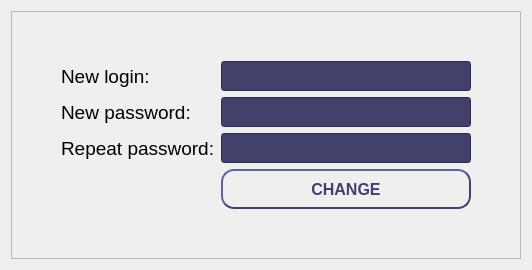
                <widget class="QWidget" name="registration">
                 <attribute name="title">
                  <string>Change password</string>
                 </attribute>
                 <layout class="QHBoxLayout" name="horizontalLayout_53">
                  <item>
                   <widget class="QFrame" name="registration_frame">
                    <property name="frameShape">
                     <enum>QFrame::StyledPanel</enum>
                    </property>
                    <property name="frameShadow">
                     <enum>QFrame::Raised</enum>
                    </property>
                    <layout class="QHBoxLayout" name="horizontalLayout_54">
                     <item>
                      <spacer name="horizontalSpacer_23">
                       <property name="orientation">
                        <enum>Qt::Horizontal</enum>
                       </property>
                       <property name="sizeHint" stdset="0">
                        <size>
                         <width>40</width>
                         <height>20</height>
                        </size>
                       </property>
                      </spacer>
                     </item>
                     <item>
                      <layout class="QGridLayout" name="gridLayout_15">
                       <item row="2" column="0">
                        <widget class="QLabel" name="lbl_new_password">
                         <property name="font">
                          <font>
                           <pointsize>14</pointsize>
                          </font>
                         </property>
                         <property name="text">
                          <string>New password:</string>
                         </property>
                        </widget>
                       </item>
                       <item row="3" column="1">
                        <widget class="QLineEdit" name="led_repeat_password">
                         <property name="minimumSize">
                          <size>
                           <width>250</width>
                           <height>30</height>
                          </size>
                         </property>
                         <property name="maximumSize">
                          <size>
                           <width>16777215</width>
                           <height>30</height>
                          </size>
                         </property>
                         <property name="font">
                          <font>
                           <pointsize>12</pointsize>
                          </font>
                         </property>
                         <property name="styleSheet">
                          <string notr="true"> background-color: #41416b;
color: rgb(255, 255, 255);</string>
                         </property>
                         <property name="echoMode">
                          <enum>QLineEdit::Password</enum>
                         </property>
                        </widget>
                       </item>
                       <item row="5" column="1">
                        <spacer name="verticalSpacer_6">
                         <property name="orientation">
                          <enum>Qt::Vertical</enum>
                         </property>
                         <property name="sizeHint" stdset="0">
                          <size>
                           <width>20</width>
                           <height>40</height>
                          </size>
                         </property>
                        </spacer>
                       </item>
                       <item row="3" column="0">
                        <widget class="QLabel" name="lbl_repeat_password">
                         <property name="font">
                          <font>
                           <pointsize>14</pointsize>
                          </font>
                         </property>
                         <property name="text">
                          <string>Repeat password:</string>
                         </property>
                        </widget>
                       </item>
                       <item row="4" column="1">
                        <widget class="QPushButton" name="btn_change">
                         <property name="sizePolicy">
                          <sizepolicy hsizetype="Preferred" vsizetype="Fixed">
                           <horstretch>0</horstretch>
                           <verstretch>0</verstretch>
                          </sizepolicy>
                         </property>
                         <property name="minimumSize">
                          <size>
                           <width>116</width>
                           <height>40</height>
                          </size>
                         </property>
                         <property name="maximumSize">
                          <size>
                           <width>16777215</width>
                           <height>40</height>
                          </size>
                         </property>
                         <property name="font">
                          <font>
                           <pointsize>12</pointsize>
                           <weight>75</weight>
                           <bold>true</bold>
                          </font>
                         </property>
                         <property name="accessibleName">
                          <string>all</string>
                         </property>
                         <property name="accessibleDescription">
                          <string>reset_fault</string>
                         </property>
                         <property name="layoutDirection">
                          <enum>Qt::LeftToRight</enum>
                         </property>
                         <property name="styleSheet">
                          <string notr="true">QPushButton {
    border-style: outset;
    border-width: 2px;
    border-radius:13px;
	border-color: #41416b;
    min-width: 100px;
    padding: 6px;
	color: #41416b;
}

QPushButton:pressed {
	background-color:#40ff66;
 	border-width: 4px;
	border-color:#1c1c1c;
	color: white;
}</string>
                         </property>
                         <property name="text">
                          <string>CHANGE</string>
                         </property>
                        </widget>
                       </item>
                       <item row="0" column="0">
                        <spacer name="verticalSpacer_5">
                         <property name="orientation">
                          <enum>Qt::Vertical</enum>
                         </property>
                         <property name="sizeHint" stdset="0">
                          <size>
                           <width>20</width>
                           <height>40</height>
                          </size>
                         </property>
                        </spacer>
                       </item>
                       <item row="1" column="0">
                        <widget class="QLabel" name="lbl_new_login">
                         <property name="font">
                          <font>
                           <pointsize>14</pointsize>
                          </font>
                         </property>
                         <property name="layoutDirection">
                          <enum>Qt::LeftToRight</enum>
                         </property>
                         <property name="text">
                          <string>New login:</string>
                         </property>
                         <property name="alignment">
                          <set>Qt::AlignLeading|Qt::AlignLeft|Qt::AlignVCenter</set>
                         </property>
                        </widget>
                       </item>
                       <item row="1" column="1">
                        <widget class="QLineEdit" name="led_new_login">
                         <property name="minimumSize">
                          <size>
                           <width>250</width>
                           <height>30</height>
                          </size>
                         </property>
                         <property name="maximumSize">
                          <size>
                           <width>16777215</width>
                           <height>30</height>
                          </size>
                         </property>
                         <property name="font">
                          <font>
                           <pointsize>12</pointsize>
                          </font>
                         </property>
                         <property name="styleSheet">
                          <string notr="true">background-color: #41416b;
color: rgb(255, 255, 255);</string>
                         </property>
                        </widget>
                       </item>
                       <item row="2" column="1">
                        <widget class="QLineEdit" name="led_new_password">
                         <property name="minimumSize">
                          <size>
                           <width>250</width>
                           <height>30</height>
                          </size>
                         </property>
                         <property name="maximumSize">
                          <size>
                           <width>16777215</width>
                           <height>30</height>
                          </size>
                         </property>
                         <property name="font">
                          <font>
                           <pointsize>12</pointsize>
                          </font>
                         </property>
                         <property name="styleSheet">
                          <string notr="true"> background-color: #41416b;
color: rgb(255, 255, 255);</string>
                         </property>
                         <property name="echoMode">
                          <enum>QLineEdit::Password</enum>
                         </property>
                        </widget>
                       </item>
                      </layout>
                     </item>
                     <item>
                      <spacer name="horizontalSpacer_24">
                       <property name="orientation">
                        <enum>Qt::Horizontal</enum>
                       </property>
                       <property name="sizeHint" stdset="0">
                        <size>
                         <width>40</width>
                         <height>20</height>
                        </size>
                       </property>
                      </spacer>
                     </item>
                    </layout>
                   </widget>
                  </item>
                 </layout>
                </widget>
